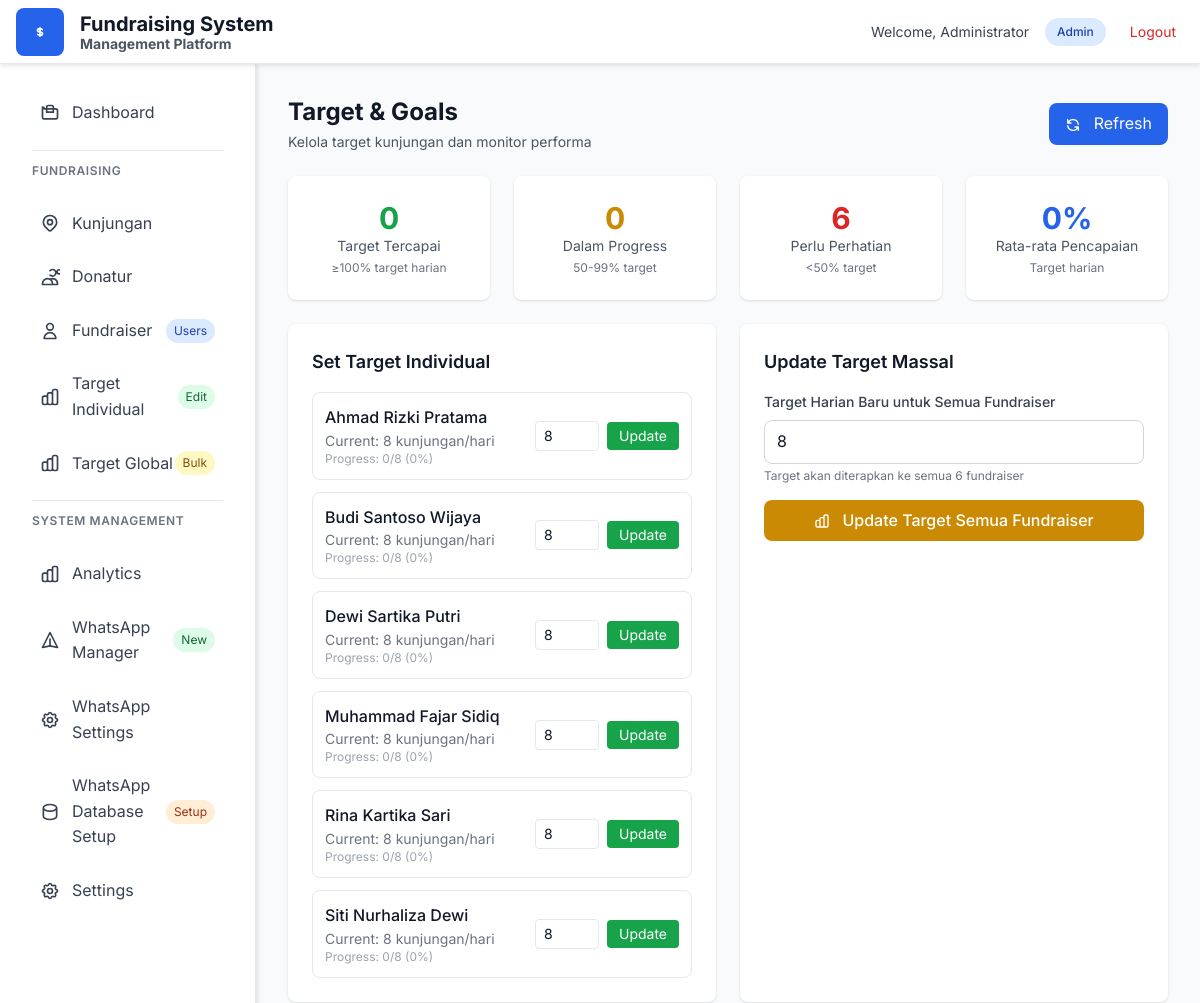
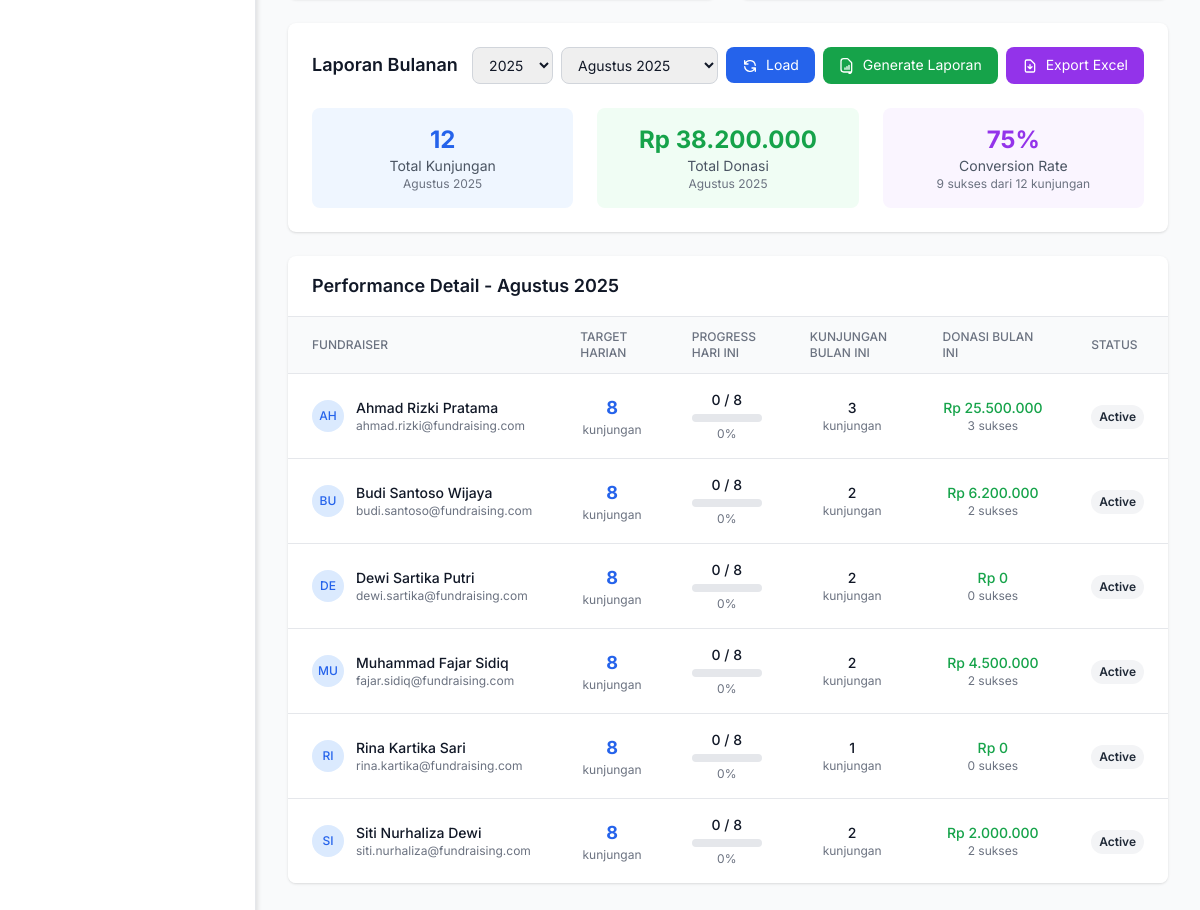
/target-new.php (signed in), run on the app's committed database (2 pictures, top to bottom).
### tables this page shows
CREATE TABLE `users` (
    `id` INT UNSIGNED NOT NULL AUTO_INCREMENT,
    `name` VARCHAR(150) NOT NULL,
    `email` VARCHAR(150) DEFAULT NULL,
    `username` VARCHAR(100) DEFAULT NULL,
    `password` VARCHAR(255) NOT NULL,
    `role` ENUM('admin','monitor','user') NOT NULL DEFAULT 'user',
    `status` ENUM('active','inactive') NOT NULL DEFAULT 'active',
    `target` INT UNSIGNED NOT NULL DEFAULT 8,
    `phone` VARCHAR(25) DEFAULT NULL,
    `created_at` TIMESTAMP NOT NULL DEFAULT CURRENT_TIMESTAMP,
    `updated_at` TIMESTAMP NULL DEFAULT CURRENT_TIMESTAMP ON UPDATE CURRENT_TIMESTAMP,
    PRIMARY KEY (`id`),
    UNIQUE KEY `uq_users_email` (`email`),
    UNIQUE KEY `uq_users_username` (`username`),
    KEY `idx_users_role` (`role`),
    KEY `idx_users_status` (`status`)
);

### target-new.php (the view, shortened to what the rows shown need)
<?php
include 'layout-header.php';
require_once 'config.php';
$currentYear = date('Y');
$currentMonth = date('n');
$selectedYear = $_GET['year'] ?? $currentYear;
$selectedMonth = $_GET['month'] ?? $currentMonth;
try {
    $stmt = $pdo->prepare("
        SELECT
            u.id,
            u.name,
            u.email,
            u.target,
            u.status,
            COALESCE(COUNT(CASE WHEN DATE(k.created_at) = CURDATE() THEN 1 END), 0) as kunjungan_hari_ini,
            COALESCE(COUNT(CASE WHEN YEAR(k.created_at) = ? AND MONTH(k.created_at) = ? THEN 1 END), 0) as kunjungan_bulan,
            COALESCE(SUM(CASE WHEN YEAR(k.created_at) = ? AND MONTH(k.created_at) = ? AND k.status = 'berhasil' THEN k.nominal ELSE 0 END), 0) as donasi_bulan,
            COALESCE(COUNT(CASE WHEN YEAR(k.created_at) = ? AND MONTH(k.created_at) = ? AND k.status = 'berhasil' THEN 1 END), 0) as sukses_bulan
        FROM users u
        LEFT JOIN kunjungan k ON u.id = k.fundraiser_id
        WHERE u.role = 'user'
        GROUP BY u.id, u.name, u.email, u.target, u.status
        ORDER BY u.name
    ");
    $stmt->execute([$selectedYear, $selectedMonth, $selectedYear, $selectedMonth, $selectedYear, $selectedMonth]);
    $fundraisers = $stmt->fetchAll(PDO::FETCH_ASSOC);
} catch (Exception $e) {
    $fundraisers = [];
    $error_message = $e->getMessage();
    $targetTercapai = 0;
    $dalamProgress = 0;
    $perluPerhatian = 0;
    $rataPencapaian = 0;
    $totalKunjunganBulan = 0;
    $totalDonasiBulan = 0;
    $conversionRate = 0;
}
?>
<div class="space-y-6">
    <div class="flex flex-col sm:flex-row sm:items-center sm:justify-between">
        <div>
            <h1 class="text-2xl font-bold text-gray-900">Target & Goals</h1>
        </div>
    </div>
    <div class="grid grid-cols-1 lg:grid-cols-2 gap-6">
        <div class="bg-white rounded-lg shadow p-6">
            <h2 class="text-lg font-semibold text-gray-900 mb-4">Set Target Individual</h2>
            <?php if (!empty($fundraisers)): ?>
            <div class="space-y-3">
                <?php foreach ($fundraisers as $f): ?>
                <div class="flex items-center justify-between p-3 border rounded-lg">
                    <div class="flex-1">
                        <div class="font-medium text-gray-900"><?php echo htmlspecialchars($f['name']); ?></div>
                        <div class="text-sm text-gray-500">Current: <?php echo $f['target']; ?> kunjungan/hari</div>
                        <div class="text-xs text-gray-400">Progress: <?php echo $f['kunjungan_hari_ini']; ?>/<?php echo $f['target']; ?> (<?php echo $f['target'] > 0 ? round(($f['kunjungan_hari_ini'] / $f['target']) * 100, 1) : 0; ?>%)</div>
                    </div>
                    <?php if ($user_role === 'admin'): ?>
                    <div class="flex items-center space-x-2">
                        <form method="POST" class="flex items-center space-x-2">
                            <input type="number" name="target" value="<?php echo $f['target']; ?>" min="1" max="50"
                                   class="w-16 px-2 py-1 text-sm border rounded focus:ring-2 focus:ring-blue-500">
                            <button type="submit" class="px-3 py-1 bg-green-600 text-white text-sm rounded hover:bg-green-700 transition-colors">
                                Update
                            </button>
                        </form>
                    </div>
                    <?php endif; ?>
                </div>
                <?php endforeach; ?>
            </div>
            <?php endif; ?>
        </div>
        <?php if ($user_role === 'admin'): ?>
        <div class="bg-white rounded-lg shadow p-6">
            <h2 class="text-lg font-semibold text-gray-900 mb-4">Update Target Massal</h2>
        </div>
        <?php endif; ?>
    </div>
    <div class="bg-white rounded-lg shadow p-6">
        <div class="flex flex-col sm:flex-row sm:items-center sm:justify-between mb-6">
            <h2 class="text-lg font-semibold text-gray-900">Laporan Bulanan</h2>
                        <?php
                        $months = [
                            1 => 'Januari', 2 => 'Februari', 3 => 'Maret', 4 => 'April',
                            5 => 'Mei', 6 => 'Juni', 7 => 'Juli', 8 => 'Agustus',
                            9 => 'September', 10 => 'Oktober', 11 => 'November', 12 => 'Desember'
                        ];
                        ?>
        </div>
    </div>
    <div class="bg-white rounded-lg shadow overflow-hidden">
        <div class="px-6 py-4 border-b border-gray-200">
            <h2 class="text-lg font-semibold text-gray-900">Performance Detail - <?php echo $months[$selectedMonth]; ?> <?php echo $selectedYear; ?></h2>
        </div>
        <?php if (!empty($fundraisers)): ?>
        <div class="overflow-x-auto">
            <table class="min-w-full divide-y divide-gray-200">
                <thead class="bg-gray-50">
                    <tr>
                        <th class="px-6 py-3 text-left text-xs font-medium text-gray-500 uppercase">Fundraiser</th>
                        <th class="px-6 py-3 text-left text-xs font-medium text-gray-500 uppercase">Target Harian</th>
                        <th class="px-6 py-3 text-left text-xs font-medium text-gray-500 uppercase">Progress Hari Ini</th>
                        <th class="px-6 py-3 text-left text-xs font-medium text-gray-500 uppercase">Kunjungan Bulan Ini</th>
                        <th class="px-6 py-3 text-left text-xs font-medium text-gray-500 uppercase">Donasi Bulan Ini</th>
                        <th class="px-6 py-3 text-left text-xs font-medium text-gray-500 uppercase">Status</th>
                    </tr>
                </thead>
                <tbody class="bg-white divide-y divide-gray-200">
                    <?php foreach ($fundraisers as $f): ?>
                    <tr class="hover:bg-gray-50">
                        <td class="px-6 py-4 whitespace-nowrap">
                            <div class="flex items-center">
                                <div class="h-8 w-8 rounded-full bg-blue-100 flex items-center justify-center mr-3">
                                    <span class="text-xs font-medium text-blue-600"><?php echo strtoupper(substr($f['name'], 0, 2)); ?></span>
                                </div>
                                <div>
                                    <div class="text-sm font-medium text-gray-900"><?php echo htmlspecialchars($f['name']); ?></div>
                                    <div class="text-xs text-gray-500"><?php echo htmlspecialchars($f['email']); ?></div>
                                </div>
                            </div>
                        </td>
                        <td class="px-6 py-4 whitespace-nowrap text-center">
                            <div class="text-lg font-bold text-blue-600"><?php echo $f['target']; ?></div>
                            <div class="text-xs text-gray-500">kunjungan</div>
                        </td>
                        <td class="px-6 py-4 whitespace-nowrap">
                            <div class="text-center">
                                <div class="text-sm font-medium"><?php echo $f['kunjungan_hari_ini']; ?> / <?php echo $f['target']; ?></div>
                                <?php
                                    $percent = $f['target'] > 0 ? min(100, round(($f['kunjungan_hari_ini'] / $f['target']) * 100)) : 0;
                                ?>
                                <div class="w-full bg-gray-200 rounded-full h-2 mt-1">
                                </div>
                                <div class="text-xs text-gray-500 mt-1"><?php echo $percent; ?>%</div>
                            </div>
                        </td>
                        <td class="px-6 py-4 whitespace-nowrap text-center">
                            <div class="text-sm font-medium text-gray-900"><?php echo number_format($f['kunjungan_bulan']); ?></div>
                            <div class="text-xs text-gray-500">kunjungan</div>
                        </td>
                        <td class="px-6 py-4 whitespace-nowrap text-center">
                            <div class="text-sm font-medium text-green-600">Rp <?php echo number_format($f['donasi_bulan'], 0, ',', '.'); ?></div>
                            <div class="text-xs text-gray-500"><?php echo number_format($f['sukses_bulan']); ?> sukses</div>
                        </td>
                        <td class="px-6 py-4 whitespace-nowrap text-center">
                            <span class="inline-flex px-2 py-1 text-xs font-semibold rounded-full <?php
                                echo $f['status'] === 'aktif' ? 'bg-green-100 text-green-800' : 'bg-gray-100 text-gray-800';
                            ?>">
                                <?php echo ucfirst($f['status']); ?>
                            </span>
                        </td>
                    </tr>
                    <?php endforeach; ?>
                </tbody>
            </table>
        </div>
        <?php else: ?>
        <div class="p-6 text-center text-gray-500">
            <p>Tidak ada data untuk ditampilkan</p>
        </div>
        <?php endif; ?>
    </div>
</div>
<?php include 'layout-footer.php'; ?>

### data on the page
users: name "Ahmad Rizki Pratama", target "8", kunjungan_hari_ini "0", target "0", name "AH", email "ahmad.rizki@fundraising.com", percent "0", kunjungan_bulan "3", donasi_bulan "25.500.000", sukses_bulan "3", status "Active"
users: name "Budi Santoso Wijaya", target "8", kunjungan_hari_ini "0", target "0", name "BU", email "budi.santoso@fundraising.com", percent "0", kunjungan_bulan "2", donasi_bulan "6.200.000", sukses_bulan "2", status "Active"
users: name "Dewi Sartika Putri", target "8", kunjungan_hari_ini "0", target "0", name "DE", email "dewi.sartika@fundraising.com", percent "0", kunjungan_bulan "2", donasi_bulan "0", sukses_bulan "0", status "Active"
users: name "Muhammad Fajar Sidiq", target "8", kunjungan_hari_ini "0", target "0", name "MU", email "fajar.sidiq@fundraising.com", percent "0", kunjungan_bulan "2", donasi_bulan "4.500.000", sukses_bulan "2", status "Active"
users: name "Rina Kartika Sari", target "8", kunjungan_hari_ini "0", target "0", name "RI", email "rina.kartika@fundraising.com", percent "0", kunjungan_bulan "1", donasi_bulan "0", sukses_bulan "0", status "Active"
users: name "Siti Nurhaliza Dewi", target "8", kunjungan_hari_ini "0", target "0", name "SI", email "siti.nurhaliza@fundraising.com", percent "0", kunjungan_bulan "2", donasi_bulan "2.000.000", sukses_bulan "2", status "Active"

### other printed values
$user_name "Administrator"
$user_role "Admin"
$targetTercapai "0"
$dalamProgress "0"
$perluPerhatian "6"
$rataPencapaian "0"
$totalFundraisers "6"
$totalKunjunganBulan "12"
$totalDonasiBulan "38.200.000"
$conversionRate "75"
$totalSuksesBulan "9"
form field year "2025"
form field month "Agustus 2025"
